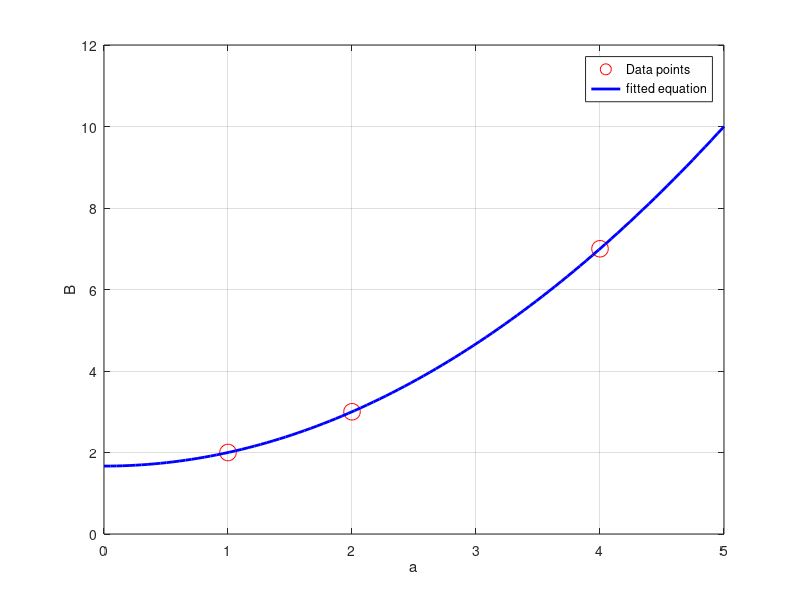

Write the MATLAB code that produced this figure.
a=[1 2 4];
B=[2 3 7];
A=[ones(size(a))
    a
    a.^2];
b=B;
x=b*pinv(A);
f=@(a) x(1)+ x(2)*a+ x(3)*a.^2;

aa=linspace(0, 5, 100);
BB=f(aa);
figure;

plot(a,B,'or', 'MarkerSize', 12, 'DisplayName','Data points');
hold on;
plot(aa,BB, 'b', 'LineWidth',2,'DisplayName','fitted equation');
xlabel('a');
ylabel('B');
grid on;
legend show;
